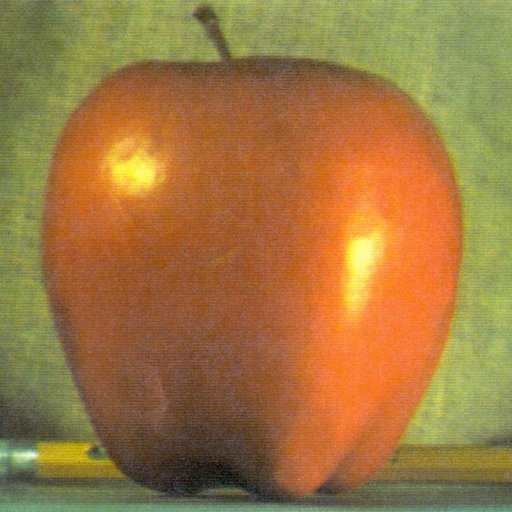
#> input picture images/part2_frequencies/apple.jpg, 512 x 512 px; the run also reads 2 pictures not shown here
$ python run_2_4_blending.py
#> lines starting #> are read from the running program, lines starting #| are printed output that depends on the picture; after the words box and inside, x2 and y2 are one past the last pixel; in counts of white or black regions, pixels touching at a corner belong together
### code/utils.py
"""Small helpers for loading, saving and showing images.

All images are handled as float32 NumPy arrays with values in [0, 1].
Color images have shape (H, W, 3) in RGB order; grayscale images have shape (H, W).
"""
import numpy as np
import cv2
import matplotlib.pyplot as plt


def load_image(path, gray=False):
    """Read an image file as a float32 array in [0, 1] (RGB, or grayscale if gray=True)."""
    flag = cv2.IMREAD_GRAYSCALE if gray else cv2.IMREAD_COLOR
    im = cv2.imread(str(path), flag)
    if im is None:
        raise FileNotFoundError(f"Could not read image: {path}")
    if not gray:
        im = cv2.cvtColor(im, cv2.COLOR_BGR2RGB)
    return im.astype(np.float32) / 255.0


def save_image(path, im):
    """Save a float image in [0, 1] (values outside are clipped)."""
    out = (np.clip(im, 0, 1) * 255).round().astype(np.uint8)
    if out.ndim == 3:
        out = cv2.cvtColor(out, cv2.COLOR_RGB2BGR)
    cv2.imwrite(str(path), out)


# [18 lines left out: function show, not called in this run]

### code/pyramids.py
"""Part 2.3 - Gaussian and Laplacian pyramids, written from scratch.

No cv2.pyrDown / cv2.pyrUp / skimage pyramid functions.  All blurring uses OUR convolution
(conv2d_separable) with reflect padding, and the specified kernel  1/16 * [1 4 6 4 1]  along x and y.
Images are (H, W) or (H, W, C) float arrays; color is handled channel by channel.
"""
import numpy as np
from conv import conv2d_separable

KERNEL_1D = np.array([1.0, 4.0, 6.0, 4.0, 1.0]) / 16.0       # binomial, sigma = 1, sums to 1
KERNEL_2D = np.outer(KERNEL_1D, KERNEL_1D)                    # the same filter along x and y (rank 1)


def _blur(image):
    """Blur with KERNEL_2D, reflect padding (every channel separately)."""
    if image.ndim == 2:
        return conv2d_separable(image, KERNEL_2D, pad_mode="reflect")
    return np.stack([conv2d_separable(image[..., c], KERNEL_2D, pad_mode="reflect")
                     for c in range(image.shape[2])], axis=-1)


def reduce(image):
    """Blur, then keep every other row and column.  (H, W) -> (ceil(H/2), ceil(W/2))."""
    image = np.asarray(image, dtype=np.float64)
    return _blur(image)[::2, ::2]


def expand(image, out_shape=None):
    """Put each pixel at the top-left of a 2x2 block of zeros, blur, multiply by 4.

    (h, w) -> (2h, 2w).  If `out_shape` is given it must be (2h, 2w) or (2h-1, 2w-1)-style: when the
    level we are rebuilding had an ODD side, the expansion has one row/column too many, and the last
    one is dropped.
    """
    image = np.asarray(image, dtype=np.float64)
    h, w = image.shape[:2]
    up = np.zeros((2 * h, 2 * w) + image.shape[2:], dtype=np.float64)
    up[::2, ::2] = image                                       # 3 pixels in 4 are zeros ...
    out = 4.0 * _blur(up)                                      # ... so multiply by 4 to keep the brightness
    if out_shape is not None:
        th, tw = out_shape[:2]
        if th not in (2 * h, 2 * h - 1) or tw not in (2 * w, 2 * w - 1):
            raise ValueError(f"cannot expand {(h, w)} to {(th, tw)}")
        out = out[:th, :tw]                                    # drop the extra last row / column
    return out


# [7 lines left out: function max_levels, not called in this run]


def gaussian_pyramid(image, levels):
    """[G0, G1, ...]: G0 is the image, each next level is reduce() of the one before."""
    pyr = [np.asarray(image, dtype=np.float64)]
    for _ in range(levels - 1):
        pyr.append(reduce(pyr[-1]))
    return pyr


def laplacian_pyramid(gaussian):
    """[L0, L1, ..., G_last]: L_i = G_i - expand(G_{i+1}) at G_i's size; the last entry is the smallest Gaussian level."""
    lap = [g - expand(g_next, g.shape) for g, g_next in zip(gaussian[:-1], gaussian[1:])]
    lap.append(gaussian[-1].copy())
    return lap


def reconstruct(laplacian):
    """Start from the smallest level; repeat: expand, then add the Laplacian level of that size."""
    image = laplacian[-1]
    for lap in reversed(laplacian[:-1]):
        image = lap + expand(image, lap.shape)
    return image


def lecture_style_pyramid(gaussian):
    """For comparison only: 'each level minus its own blur' (no expand).  L'_i = G_i - blur(G_i)."""
    return [g - _blur(g) for g in gaussian]

### code/conv.py
"""Part 1.1 - 2D convolution from scratch (our own implementation).

Conventions used everywhere in this project
-------------------------------------------
* Images are 2D float arrays (H, W). Color images are handled channel by channel
  by the caller.
* Filters ("kernels") are 2D arrays with ODD height and ODD width, so they have a
  well-defined center pixel.
* Output has the same shape as the input ("same" size) and is float64.
* True convolution: the kernel is flipped along both axes, then slid over the image
  and multiplied/summed (correlation with the flipped kernel).
"""
import numpy as np


def _check_inputs(image, kernel):
    """Convert to float64 arrays and validate shapes."""
    image = np.asarray(image, dtype=np.float64)
    kernel = np.asarray(kernel, dtype=np.float64)
    if image.ndim != 2:
        raise ValueError(f"image must be 2D (grayscale), got shape {image.shape}")
    if kernel.ndim != 2:
        raise ValueError(f"kernel must be 2D, got shape {kernel.shape}")
    kh, kw = kernel.shape
    if kh % 2 == 0 or kw % 2 == 0:
        raise ValueError(f"kernel height and width must be odd, got {kernel.shape}")
    return image, kernel


def pad_image(image, ph, pw, pad_mode="zeros"):
    """Pad `ph` rows on top/bottom and `pw` columns on left/right.

    pad_mode="zeros"   -> Part 1 (as the assignment asks)
    pad_mode="reflect" -> Parts 2 and 3 (np.pad(..., mode="reflect"))
    """
    widths = ((ph, ph), (pw, pw))
    if pad_mode == "zeros":
        return np.pad(image, widths, mode="constant", constant_values=0.0)
    if pad_mode == "reflect":
        return np.pad(image, widths, mode="reflect")
    raise ValueError(f"unknown pad_mode: {pad_mode!r}")


# [23 lines left out: function conv2d_loop, not called in this run]


def conv2d_vectorized(image, kernel, pad_mode="zeros"):
    """2D convolution with NO loop over pixels: one whole-image operation per filter entry.

    Each filter entry (u, v) contributes  flipped[u, v] * (image shifted by (u, v)).
    The shifted image is just the slice padded[u:u+H, v:v+W] (a view, no copying).
    """
    image, kernel = _check_inputs(image, kernel)
    H, W = image.shape
    kh, kw = kernel.shape
    ph, pw = kh // 2, kw // 2

    padded = pad_image(image, ph, pw, pad_mode)
    flipped = kernel[::-1, ::-1]

    out = np.zeros((H, W), dtype=np.float64)
    for u in range(kh):                  # loop over filter entries only
        for v in range(kw):
            out += flipped[u, v] * padded[u:u + H, v:v + W]
    return out


def separable_factors(kernel, tol=1e-10):
    """SVD rank-1 test.  Returns (col, row) with kernel ~= col @ row, or None if not rank 1.

    K = U diag(s) Vt.  K has rank 1 (up to rounding) when the second singular value is
    negligible compared to the first:  s[1] <= tol * s[0].
    col has shape (kh, 1) (vertical filter), row has shape (1, kw) (horizontal filter).
    """
    kernel = np.asarray(kernel, dtype=np.float64)
    U, s, Vt = np.linalg.svd(kernel)
    if s[0] == 0.0:                                   # all-zero kernel: trivially separable
        return np.zeros((kernel.shape[0], 1)), np.zeros((1, kernel.shape[1]))
    if len(s) > 1 and s[1] > tol * s[0]:
        return None
    scale = np.sqrt(s[0])                             # split the weight evenly between the two
    col = (U[:, 0] * scale).reshape(-1, 1)
    row = (Vt[0, :] * scale).reshape(1, -1)
    return col, row


def conv2d_separable(image, kernel, pad_mode="zeros", tol=1e-10):
    """Convolution that exploits separability when the kernel has rank 1.

    rank 1     : convolve with the column, then with the row   (kh + kw multiply-adds / pixel)
    otherwise  : fall back to conv2d_vectorized                 (kh * kw multiply-adds / pixel)
    """
    image, kernel = _check_inputs(image, kernel)
    factors = separable_factors(kernel, tol)
    if factors is None:
        return conv2d_vectorized(image, kernel, pad_mode)
    col, row = factors
    tmp = conv2d_vectorized(image, col, pad_mode)     # vertical pass
    return conv2d_vectorized(tmp, row, pad_mode)      # horizontal pass

### code/blend.py
"""Part 2.4 - multiresolution blending (Burt & Adelson), built on OUR pyramids from 2.3."""
import numpy as np
from pyramids import gaussian_pyramid, laplacian_pyramid, reconstruct


def _as_mask(mask, image):
    """Mask as float64 in [0, 1] with shape (H, W); must match the image's height and width."""
    mask = np.asarray(mask, dtype=np.float64)
    if mask.ndim == 3:                       # an RGB mask image: use one channel
        mask = mask[..., 0]
    if mask.shape != image.shape[:2]:
        raise ValueError(f"mask {mask.shape} and image {image.shape[:2]} must have the same height and width")
    return mask


def hard_cut(im1, im2, mask):
    """Plain paste along the mask: M*I1 + (1-M)*I2."""
    im1, im2 = np.asarray(im1, dtype=np.float64), np.asarray(im2, dtype=np.float64)
    m = _as_mask(mask, im1)
    m = m[..., None] if im1.ndim == 3 else m
    return m * im1 + (1.0 - m) * im2


def multires_blend(im1, im2, mask, levels, return_parts=False):
    """Blend im1 (where mask = 1) and im2 (where mask = 0), band by band.

      L1, L2 : Laplacian pyramids of the two images         (levels entries each; last = smallest Gaussian level)
      GM     : Gaussian pyramid of the (sharp) mask
      out_i  = GM_i * L1_i + (1 - GM_i) * L2_i              at every level, then rebuild as in 2.3
    """
    im1, im2 = np.asarray(im1, dtype=np.float64), np.asarray(im2, dtype=np.float64)
    if im1.shape != im2.shape:
        raise ValueError(f"images must have the same shape, got {im1.shape} and {im2.shape}")
    m = _as_mask(mask, im1)
    L1 = laplacian_pyramid(gaussian_pyramid(im1, levels))
    L2 = laplacian_pyramid(gaussian_pyramid(im2, levels))
    GM = gaussian_pyramid(m, levels)
    expand_m = (lambda g: g[..., None]) if im1.ndim == 3 else (lambda g: g)
    A = [expand_m(gm) * a for gm, a in zip(GM, L1)]            # M * L1
    B = [(1.0 - expand_m(gm)) * b for gm, b in zip(GM, L2)]    # (1 - M) * L2
    combined = [a + b for a, b in zip(A, B)]
    out = reconstruct(combined)
    if return_parts:
        return out, dict(L1=L1, L2=L2, GM=GM, A=A, B=B, combined=combined)
    return out


def effective_alpha(mask, levels):
    """How much of image 1 each pixel receives: blend an all-ones image with an all-zeros image.
    (The blend is linear in the images, so this profile says exactly where and how softly the seam is blended.)"""
    ones = np.ones(mask.shape)
    return multires_blend(ones, np.zeros(mask.shape), mask, levels)

### code/align_images.py
"""Align two images, for the hybrid images of 2.1 and the blends of 2.4.

Pick the same two points in both images (for faces, the centers of the two eyes
work well). The second image is then rotated, scaled and shifted so its points
land on the first image's points, and returned at the same size as the first.

Two ways to get the points:

  1. Interactive (running Python locally, not in Colab):
         pts1 = pick_points(im1)
         pts2 = pick_points(im2)

  2. By hand (works anywhere, including Colab and Jupyter):
         show_with_grid(im1)   # read the coordinates off the grid
         pts1 = [(x1, y1), (x2, y2)]

Then:
     im2_aligned = align_images(im1, im2, pts1, pts2)

Example with the starter images (eye centers, in (x, y) pixel coordinates):
     im1 = load_image("../images/part2_frequencies/hybrid_man.jpg")
     im2 = load_image("../images/part2_frequencies/hybrid_cat.jpg")
     im2_aligned = align_images(im1, im2, [(299, 341), (443, 332)], [(605, 290), (760, 372)])
"""
import numpy as np
import cv2
import matplotlib.pyplot as plt


def similarity_from_two_points(src, dst):
    """Return the 2x3 matrix of the rotation + uniform scale + shift that maps src -> dst.

    src and dst each hold two (x, y) points. Points are treated as complex numbers
    z = x + iy, so the transform is z' = a*z + b.
    """
    s = np.array([complex(x, y) for x, y in src])
    d = np.array([complex(x, y) for x, y in dst])
    if abs(s[1] - s[0]) < 1e-9:
        raise ValueError("The two source points must be different.")
    a = (d[1] - d[0]) / (s[1] - s[0])
    b = d[0] - a * s[0]
    return np.array([[a.real, -a.imag, b.real],
                     [a.imag, a.real, b.imag]], dtype=np.float64)


def align_images(im1, im2, pts1, pts2):
    """Warp im2 so that pts2 lands on pts1. Returns an image the same size as im1."""
    M = similarity_from_two_points(pts2, pts1)
    h, w = im1.shape[:2]
    return cv2.warpAffine(im2, M, (w, h), flags=cv2.INTER_LINEAR,
                          borderMode=cv2.BORDER_REFLECT)


# [19 lines left out: functions pick_points, show_with_grid, not called in this run]

### code/run_2_4_blending.py
"""Part 2.4 - multiresolution blending: oraple (required) + hand/eye (practice, does not count).

`blend_pair` is reusable:  blend_pair(name, im1, im2, mask, levels)   (im2 already aligned to im1; mask = 1 where im1 shows)
"""
import os
import numpy as np, cv2
import matplotlib; matplotlib.use("Agg")
import matplotlib.pyplot as plt
from utils import load_image, save_image
from paths import IMAGES, RESULTS
from align_images import align_images
from blend import multires_blend, hard_cut, effective_alpha

OUT = RESULTS; os.makedirs(OUT, exist_ok=True)
D = IMAGES + "/part2_frequencies/"
ORAPLE_LEVELS, EYE_LEVELS = 6, 5


def _panel(a, im, title, fs=12):
    """imshow with a thin gray outline, so a WHITE region (e.g. a white mask half) is visible on the white page."""
    a.imshow(np.clip(im, 0, 1), cmap="gray" if im.ndim == 2 else None, vmin=0, vmax=1)
    a.set_title(title, fontsize=fs); a.set_xticks([]); a.set_yticks([])
    for sp in a.spines.values():
        sp.set_edgecolor("0.45"); sp.set_linewidth(1.0)


def blend_pair(name, im1, im2, mask, levels, titles=("image 1", "image 2"), out=OUT):
    """Figure with the two inputs, the mask, the hard cut and the multiresolution blend; saves the blend as a PNG."""
    hard = hard_cut(im1, im2, mask)
    blend = multires_blend(im1, im2, mask, levels)
    clipped = 100 * np.mean((blend < 0) | (blend > 1))
    print(f"[{name}] {levels} levels; blend range [{blend.min():.3f}, {blend.max():.3f}], {clipped:.2f}% of values clipped for display/saving")
    h, w = im1.shape[:2]
    fig, ax = plt.subplots(1, 5, figsize=(5 * 4.4, 4.4 * h / w + 0.7))
    for a, im, t in zip(ax, [im1, im2, mask, hard, blend],
                        [titles[0], titles[1], "mask", "hard cut", f"multiresolution blend ({levels} levels)"]):
        _panel(a, im, t)
    plt.tight_layout(); plt.savefig(f"{out}/fig_2_4_{name}.png", dpi=80); plt.close(fig)
    save_image(f"{out}/blend_{name}.png", np.clip(blend, 0, 1))
    return blend


def depth_sweep(name, im1, im2, mask, level_list, crop, out=OUT):
    ys, xs = crop
    cols = 4; rows_ = int(np.ceil(len(level_list) / cols))
    fig, ax = plt.subplots(rows_, cols, figsize=(cols * 4.2, rows_ * 4.2 * (ys.stop - ys.start) / (xs.stop - xs.start) + 0.5))
    for a in ax.ravel(): a.axis("off")
    for a, lv in zip(ax.ravel(), level_list):
        a.imshow(np.clip(multires_blend(im1, im2, mask, lv), 0, 1)[ys, xs]); a.set_title(f"{lv} level(s)", fontsize=12)
    plt.tight_layout(); plt.savefig(f"{out}/fig_2_4_{name}_depth.png", dpi=80); plt.close(fig)


def level_by_level(name, im1, im2, mask, levels, out=OUT):
    """For each level: M, M*L1, (1-M)*L2 and their sum.  Laplacian-type levels shown as 0.5 + gain*x (zero = mid-gray)."""
    result, p = multires_blend(im1, im2, mask, levels, return_parts=True)
    gain = 0.5 / np.percentile(np.concatenate([np.abs(c).ravel() for c in p["combined"][:-1]]), 99.5)
    fig, ax = plt.subplots(levels, 4, figsize=(16, 3.9 * levels))
    heads = ["mask level  M", "M * L1", "(1 - M) * L2", "sum"]
    for i in range(levels):
        last = (i == levels - 1)
        show = [p["GM"][i], p["A"][i], p["B"][i], p["combined"][i]]
        for j, x in enumerate(show):
            d = x if (j == 0 or last) else 0.5 + gain * x
            _panel(ax[i, j], d, f"level {i} {x.shape[:2]}  {heads[j]}" + ("  (smallest Gaussian level, unchanged)" if last and j else ""), fs=9)
    plt.tight_layout(); plt.savefig(f"{out}/fig_2_4_{name}_levels.png", dpi=60); plt.close(fig)
    print(f"[{name}] level-by-level figure: Laplacian levels shown as 0.5 + {gain:.2f} * x, clipped to [0, 1]")
    return result


if __name__ == "__main__":
    # ================= oraple: apple on the left (mask = 1 on the left half), orange on the right =================
    apple, orange = load_image(D + "apple.jpg").astype(np.float64), load_image(D + "orange.jpg").astype(np.float64)
#> in load_image, im is the input picture: shape (512, 512, 3); mean B, G, R 64.8, 119.7, 159.1
#> in load_image, `return im.astype(np.float32) / 255.0`:
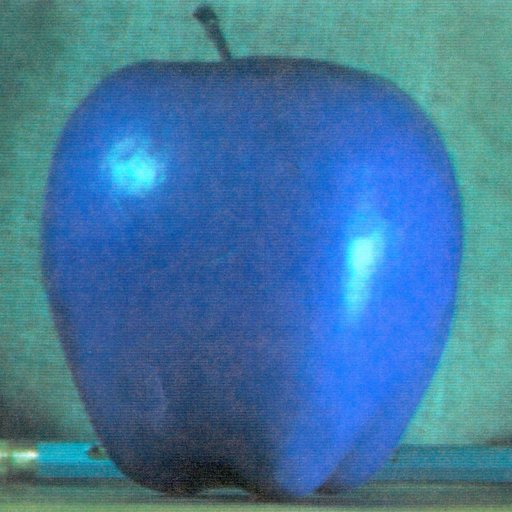
#> returned value: shape (512, 512, 3) float32; mean of channels 0, 1, 2 0.624, 0.469, 0.253; drawn as B, G, R
#> call 2 of load_image, with path = 'images/part2_frequencies/orange.jpg', gray = False
#> in load_image (call 2), `flag = cv2.IMREAD_GRAYSCALE if gray else cv2.IMREAD_COLOR`: flag = 1
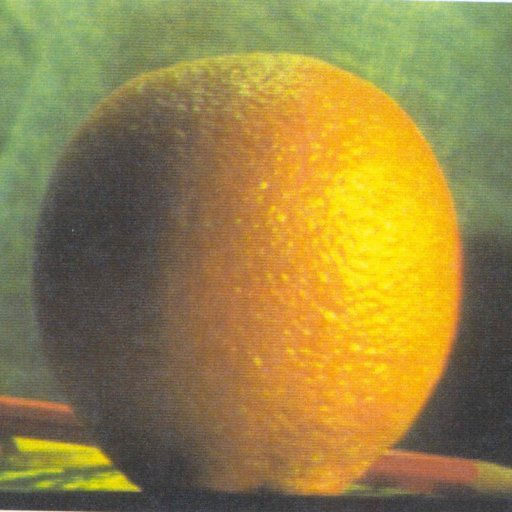
#> input picture images/part2_frequencies/orange.jpg, 512 x 512 px
#> in load_image, im is the input picture: shape (512, 512, 3); mean B, G, R 69.2, 131.8, 150.2
    mask = np.zeros(apple.shape[:2]); mask[:, : apple.shape[1] // 2] = 1.0
    print(f"[oraple] images {apple.shape}; mask: left half = 1 (white), right half = 0")
#| [oraple] images (512, 512, 3); mask: left half = 1 (white), right half = 0
    print("[oraple] seam width (pixels where image 1 weighs 10%..90%) vs levels:",
          {lv: int(((effective_alpha(mask, lv)[256] > .1) & (effective_alpha(mask, lv)[256] < .9)).sum()) for lv in range(1, 9)})
    blend_pair("oraple", apple, orange, mask, ORAPLE_LEVELS, ("apple", "orange"))
#> in _as_mask (call 17), `mask = np.asarray(mask, dtype=np.float64)`:
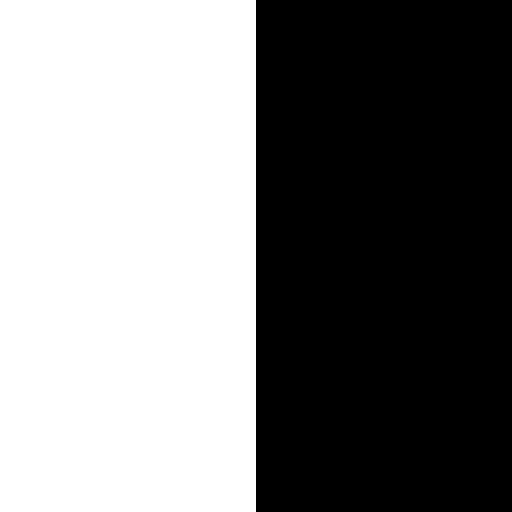
#> mask: shape (512, 512) float64; values 0 (black) and 1 (white), 50% white; 1 white region, box (x1, y1, x2, y2) and area: (0, 0, 256, 512) 131072
#> in hard_cut, `return m * im1 + (1.0 - m) * im2`:
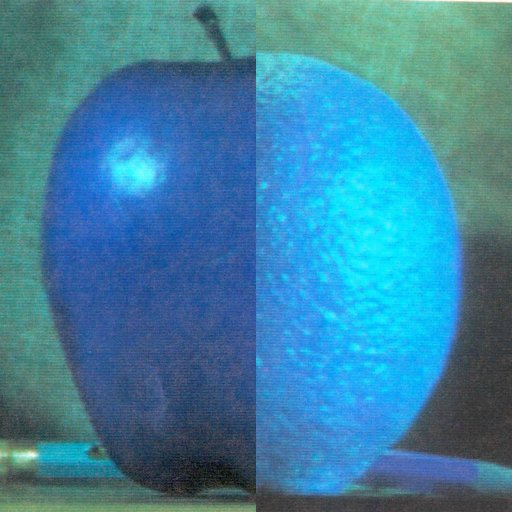
#> returned value: shape (512, 512, 3) float64; mean of channels 0, 1, 2 0.63, 0.511, 0.237; drawn as B, G, R
#> in blend_pair, `clipped = 100 * np.mean((blend < 0) | (blend > 1))`: clipped = 0.00089
#| [oraple] 6 levels; blend range [-0.000, 1.000], 0.00% of values clipped for display/saving
#> the loop in blend_pair, `for a, im, t in zip(ax, [im1, im2, mask, hard, blend], [titles[0], tit..` made 5 passes
#> t on passes 1 to 5: 'apple', 'orange', 'mask', 'hard cut', 'multiresolution blend (6 levels)'
#> in blend_pair, `plt.tight_layout()`:
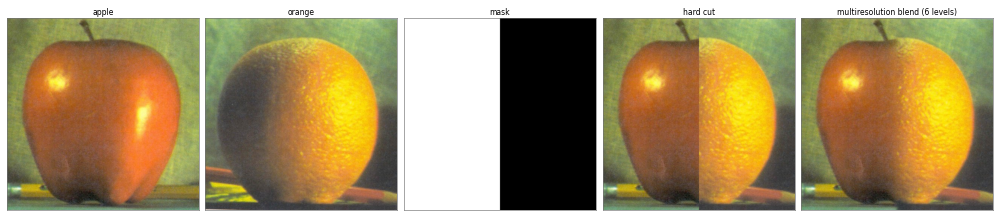
#> figure drawn by matplotlib, 5 panels
    depth_sweep("oraple", apple, orange, mask, list(range(1, 9)), (slice(0, 512), slice(96, 416)))
#> in depth_sweep, `rows_ = int(np.ceil(len(level_list) / cols))`: rows_ = 2
#> the loop in depth_sweep, `for a in ax.ravel(): a.axis("off")` made 8 passes
#> the loop in depth_sweep, `for a, lv in zip(ax.ravel(), level_list):` made 8 passes
#> pass 2, in _check_inputs (call 1249), `image = np.asarray(image, dtype=np.float64)`:
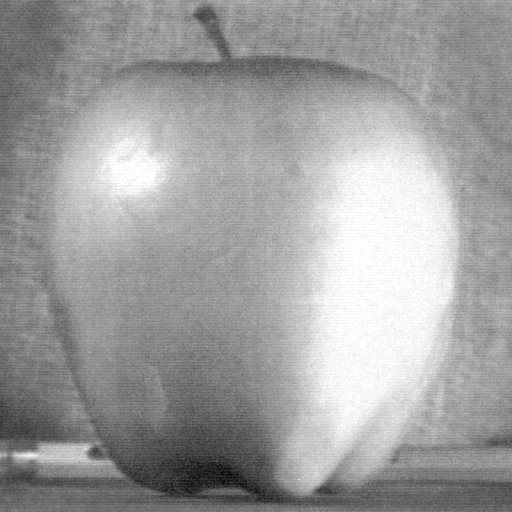
#> image: shape (512, 512) float64; min 0.0314, max 1, mean 0.624
#> pass 2, in conv2d_separable (call 417), `tmp = conv2d_vectorized(image, col, pad_mode)`:
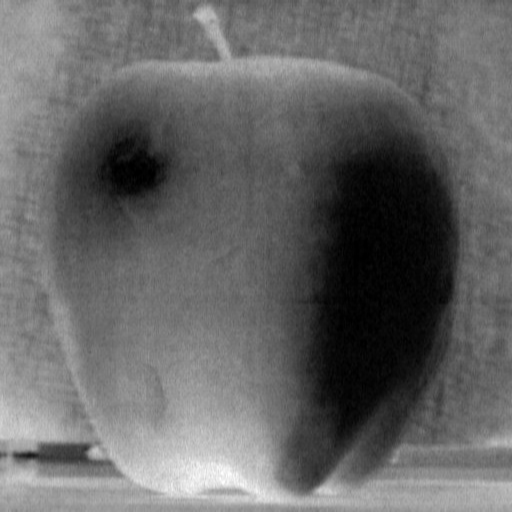
#> tmp: shape (512, 512) float64; min -1, max -0.0603, mean -0.624; drawn with min black and max white
    level_by_level("oraple", apple, orange, mask, ORAPLE_LEVELS)
#> (the rest of the program and of its run is left out)
